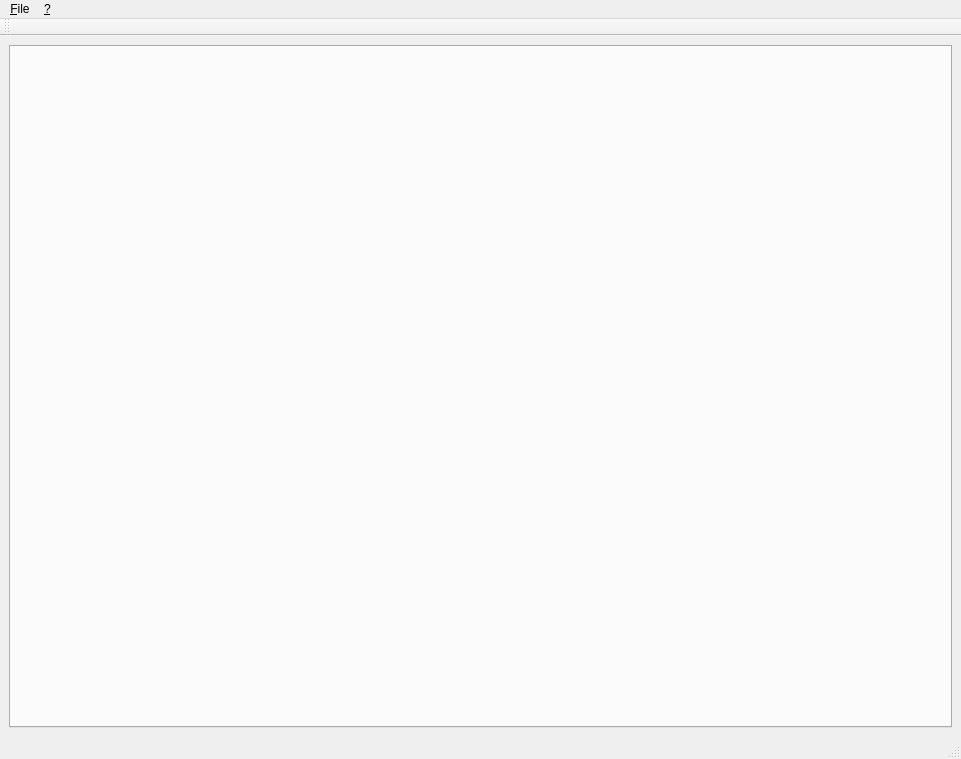
<?xml version="1.0" encoding="UTF-8"?>
<ui version="4.0">
 <class>MainWindow</class>
 <widget class="QMainWindow" name="MainWindow">
  <property name="geometry">
   <rect>
    <x>0</x>
    <y>0</y>
    <width>961</width>
    <height>759</height>
   </rect>
  </property>
  <property name="windowTitle">
   <string>APPNAME</string>
  </property>
  <widget class="QWidget" name="centralwidget">
   <layout class="QGridLayout" name="gridLayout">
    <item row="0" column="0">
     <layout class="QVBoxLayout" name="verticalLayout">
      <item>
       <widget class="QTabWidget" name="tabs">
        <property name="enabled">
         <bool>true</bool>
        </property>
        <property name="currentIndex">
         <number>-1</number>
        </property>
       </widget>
      </item>
     </layout>
    </item>
   </layout>
  </widget>
  <widget class="QMenuBar" name="menubar">
   <property name="geometry">
    <rect>
     <x>0</x>
     <y>0</y>
     <width>961</width>
     <height>23</height>
    </rect>
   </property>
   <widget class="QMenu" name="menu_File">
    <property name="title">
     <string>&amp;File</string>
    </property>
    <addaction name="action_Options"/>
    <addaction name="separator"/>
    <addaction name="action_Exit"/>
   </widget>
   <widget class="QMenu" name="menu">
    <property name="title">
     <string>&amp;?</string>
    </property>
    <widget class="QMenu" name="menu_Debug">
     <property name="title">
      <string>&amp;Debug...</string>
     </property>
     <addaction name="actionShow_Logs"/>
    </widget>
    <addaction name="menu_Debug"/>
    <addaction name="separator"/>
    <addaction name="action_About"/>
   </widget>
   <addaction name="menu_File"/>
   <addaction name="menu"/>
  </widget>
  <widget class="QStatusBar" name="statusbar"/>
  <widget class="QToolBar" name="main_toolbar">
   <property name="windowTitle">
    <string>toolBar</string>
   </property>
   <attribute name="toolBarArea">
    <enum>TopToolBarArea</enum>
   </attribute>
   <attribute name="toolBarBreak">
    <bool>false</bool>
   </attribute>
  </widget>
  <action name="action_Exit">
   <property name="text">
    <string>&amp;Exit</string>
   </property>
  </action>
  <action name="action_About">
   <property name="text">
    <string>&amp;About APPNAME...</string>
   </property>
  </action>
  <action name="action_Options">
   <property name="text">
    <string>&amp;Options</string>
   </property>
  </action>
  <action name="actionShow_Logs">
   <property name="text">
    <string>Show &amp;Logs...</string>
   </property>
  </action>
 </widget>
 <resources/>
 <connections/>
</ui>
